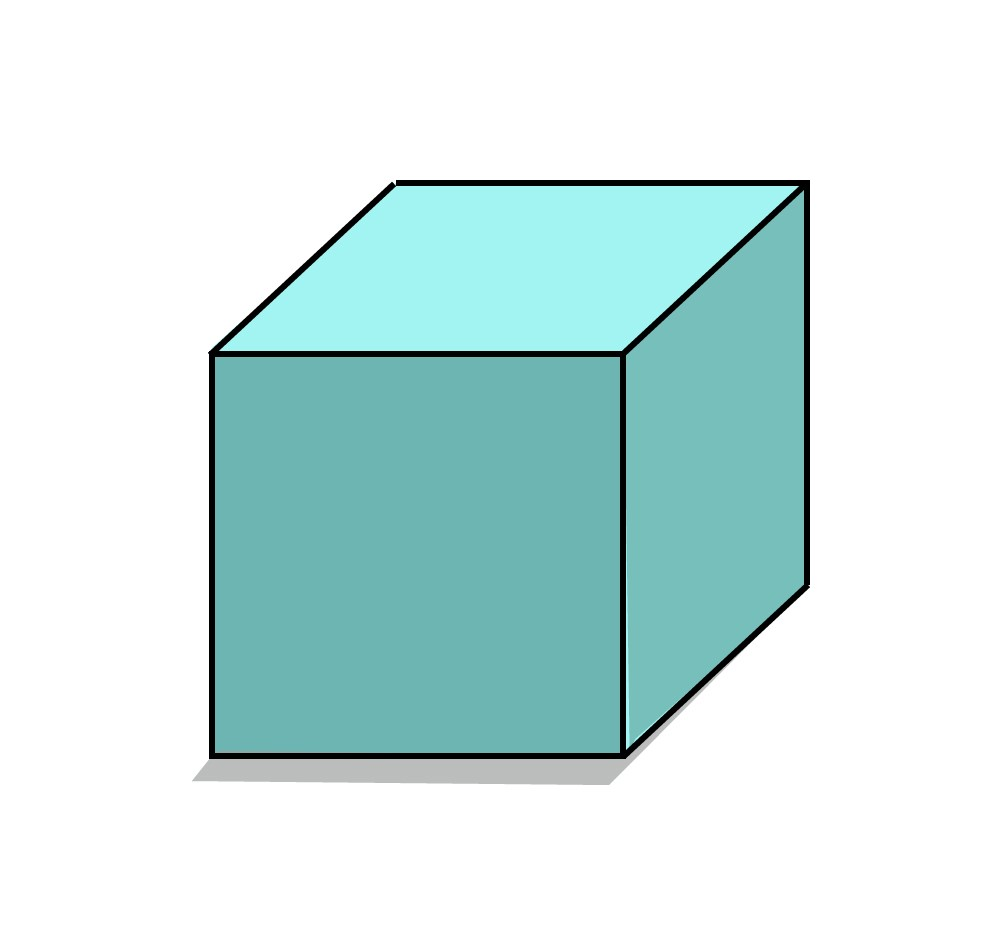
#> input picture HW3/images/Q5/harris.jpg, 999 x 947 px, found by its file name
$ jupyter execute Q5.ipynb   (older library calls are emulated)
#> lines starting #> are read from the running program, lines starting #| are printed output that depends on the picture; after the words box and inside, x2 and y2 are one past the last pixel; in counts of white or black regions, pixels touching at a corner belong together
#> further down, image is the input picture: shape (947, 999, 3); mean B, G, R 230.1, 231.1, 207.8
[cell 1]
from google.colab import drive
drive.mount('/content/drive')

<h1>
<font color="#ff2e2e">
Corner Detection
</font>
</h1>

[cell 2]
import cv2
import numpy as np
import matplotlib.pyplot as plt
import os

from google.colab.patches import cv2_imshow

<h3><font color = "#079e05"> This function is used to plot your result </font></h3>

[cell 3]
def plotter(img_list, r, w, gray, wr, hr, fig_name = None):
    '''
    Plots images' list with its' caption and saves result image if you want.

    Parameters:
        img_list (list): The list of tuples of image and its' caption.
        r (int): The number of row(s).
        w (int): The number of colunm(s).
        gray (bool): The flag for plotting images in grayscale mode.
        wr (int): The width of one figure.
        hr (int): The height of one figure.
        fig_name (str): The name of the image of the plot. if not set this parameter the plot doesn't save.
    '''

    plt.rcParams['figure.figsize'] = (wr, hr)
    for i in range(len(img_list)):
        plt.subplot(r, w, i + 1)
        if img_list[i][2] == 'img':
            if gray:
                plt.imshow(img_list[i][0], cmap = 'gray')
            else:
                plt.imshow(img_list[i][0])
            plt.xticks([])
            plt.yticks([])
        elif img_list[i][2] == 'hist':
            plt.bar(np.arange(len(img_list[i][0])), img_list[i][0], color = 'c')
        else:
            raise Exception("Only image or histogram. Use third parameter of tuples in img_list and set it to img or hist.")
        plt.title(img_list[i][1])
    if fig_name is not None:
        plt.savefig(fig_name + '.png')
    plt.show()

<h3><font color = "#079e05"> Complete the harris_points function without using OpenCV functions </font></h3>

[cell 4]
def calc_sobel(img):
  horizontal_sobel = np.array([[-1, 0, 1], [-2, 0, 2], [-1, 0, 1]])
  vertical_sobel = np.array([[-1, -2, -1], [0, 0, 0], [1, 2, 1]])

  Ix = cv2.filter2D(src=img, ddepth=-1, kernel=horizontal_sobel)
  Iy = cv2.filter2D(src=img, ddepth=-1, kernel=vertical_sobel)

  return Ix, Iy


def harris_points(image):
    '''
    Gets corner points by applying the harris detection algorithm.

    Parameters:
        image (numpy.ndarray): The input image.

    Returns:
        numpy.ndarray: The result image.
    '''

    result = image.copy()
    image = cv2.cvtColor(image, cv2.COLOR_BGR2GRAY)
#> image: shape (947, 999)

    result = cv2.GaussianBlur(result, (5,5), 0)

    Ix = cv2.Sobel(image, cv2.CV_64F, 1, 0, ksize=3)
    Iy = cv2.Sobel(image, cv2.CV_64F, 0, 1, ksize=3)

    Ixx = Ix**2
    Ixy = Ix*Iy
    Iyy = Iy**2

    gxx = cv2.GaussianBlur(Ixx, (5, 5), 2)
    gxy = cv2.GaussianBlur(Ixy, (5, 5), 2)
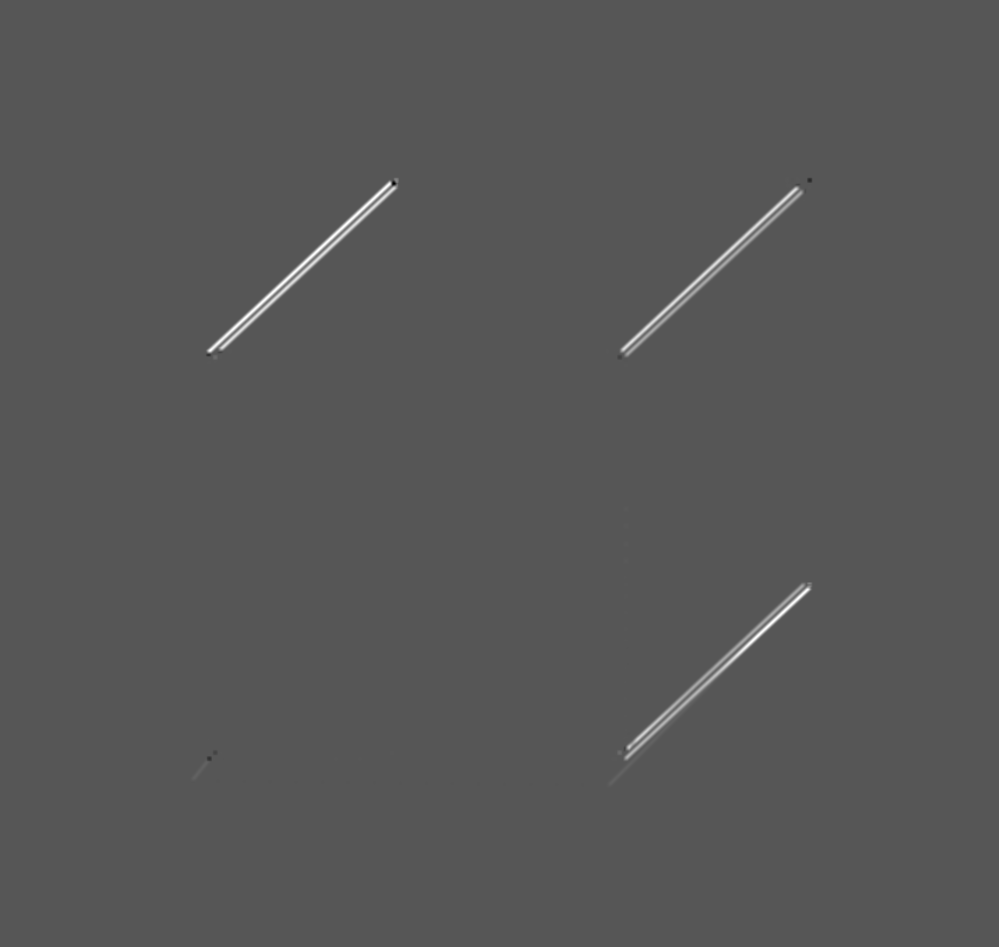
#> gxy: shape (947, 999) float64; min -110872.6, max 215129.1, mean 893.3; drawn with min black and max white
    gyy = cv2.GaussianBlur(Iyy, (5, 5), 2)

    # Compute the Harris response for each pixel.

    # M: [Ixx, Ixy]
    #    [Ixy, Iyy]

    det_M = gxx*gyy - gxy**2
    trace_M = gxx + gyy
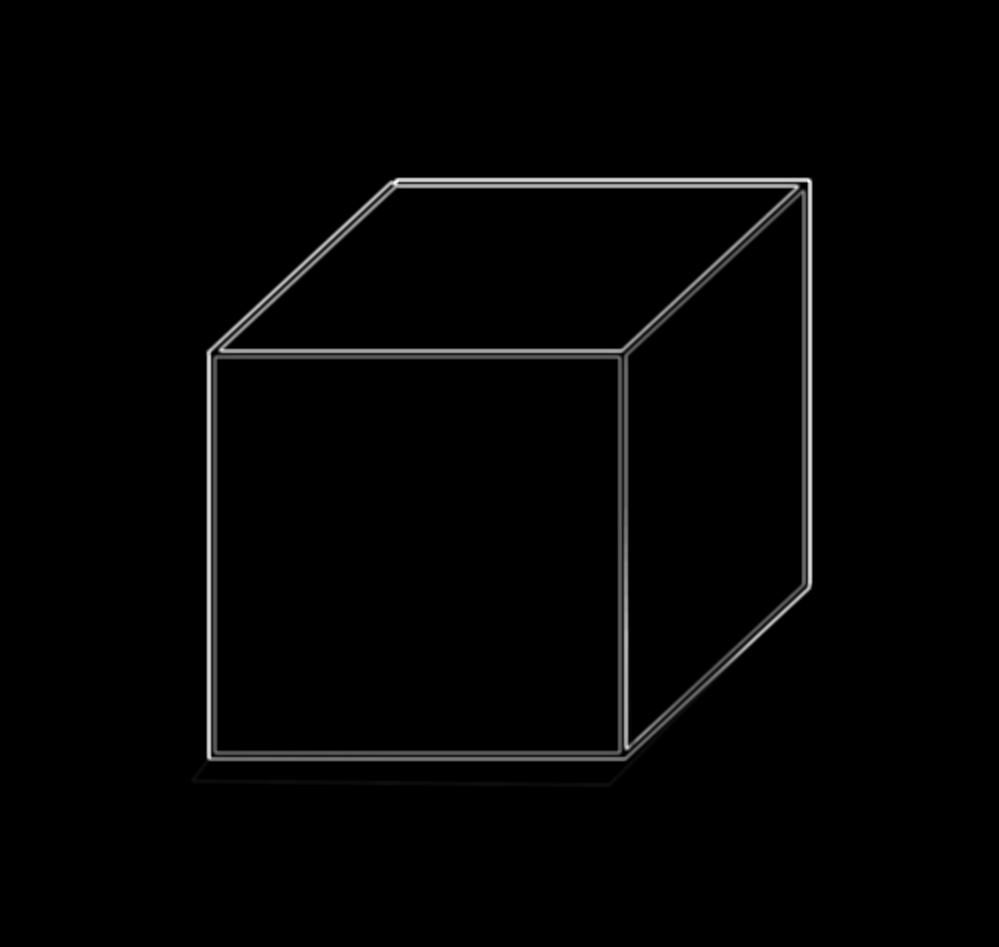
#> trace_M: shape (947, 999) float64; min 0, max 580669.9, mean 8861.8; drawn with min black and max white
    rvalue = det_M - 0.04*trace_M**2
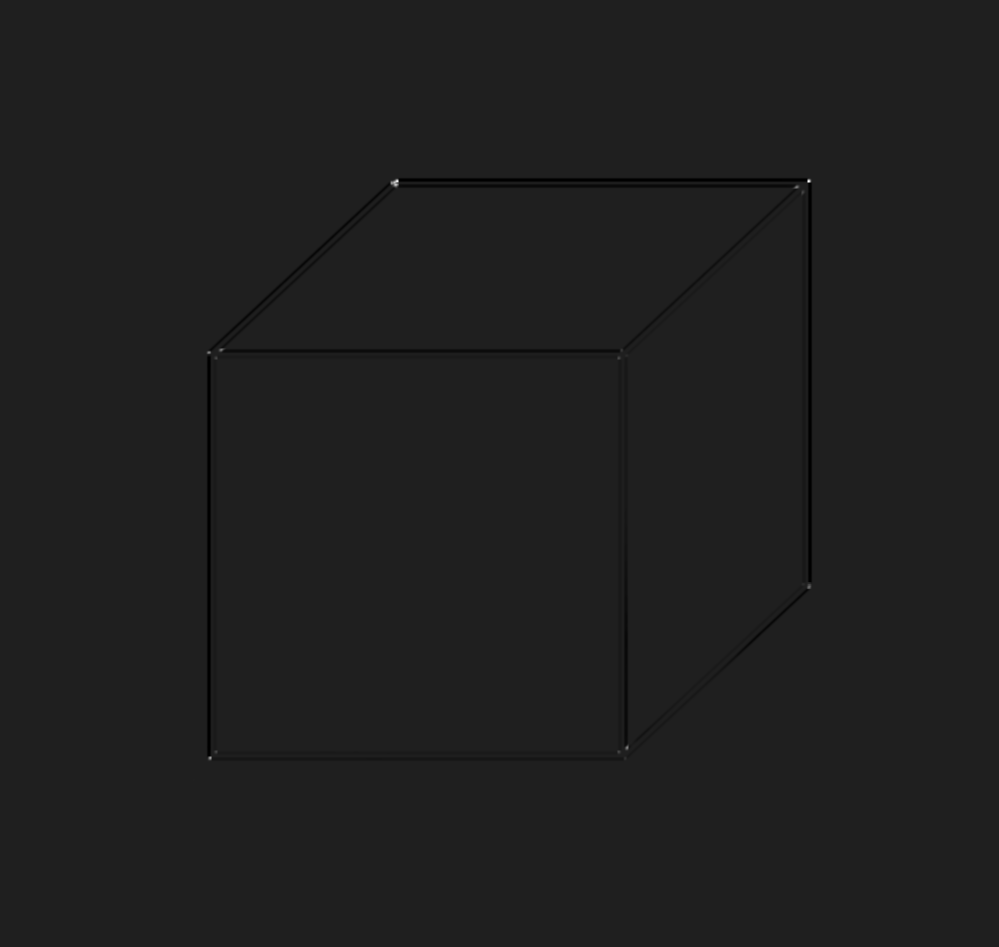
#> rvalue: shape (947, 999) float64; min -9.7e+09, max 6.9e+10, mean -94130720; drawn with min black and max white

    cv2.normalize(rvalue,rvalue,0,255,cv2.NORM_MINMAX)
    threshold = 0.25*np.max(rvalue)
#> threshold = 63.75

    binary_corners = np.zeros_like(image)
    for i in range(rvalue.shape[0]):
      for j in range(rvalue.shape[1]):
        if(rvalue[i,j]>=threshold):
          binary_corners[i,j] = rvalue[i,j]

    for i in range(10,binary_corners.shape[0]-10):
      for j in range(10,binary_corners.shape[1]-10):
        window=binary_corners[i-10:i+11, j-10:j+11]
        maxV=np.max(window)
        window[window < maxV] = 0
        binary_corners[i-10:i+11, j-10:j+11] = window
        if binary_corners[i-10, j-10] !=0:
          binary_corners[i-10, j-10] = 255
#> binary_corners: shape (947, 999); 0% white in thin lines or dots, all inside (x1, y1, x2, y2) = (209, 181, 810, 758)
#> window: shape (21, 21); every value is 0

    cv2_imshow(binary_corners)
    for i in range(binary_corners.shape[0]):
      for j in range(binary_corners.shape[1]):
         if binary_corners[i,j]:
          cv2.circle(result, (j,i), 5, (255,255,0), thickness=-1)

    return result

    #############
    # Your code #
    #############

<h3><font color = "#079e05"> Show the result </font></h3>

[cell 5]
image_list = []
path = '/content/drive/MyDrive/ColabNotebooks/FCV/HW3/images/Q5/'
image = cv2.imread(os.path.join(path, 'harris.jpg'))
image_list.append([cv2.cvtColor(image, cv2.COLOR_BGR2RGB), 'source', 'img'])
image_list.append([harris_points(cv2.cvtColor(image, cv2.COLOR_BGR2RGB)), 'harris_points', 'img'])
plotter(image_list,1 , 2, True, 20, 10, '7')
#> the loop in plotter, `for i in range(len(img_list)):` made 2 passes

<h3><font color = "#079e05"> Complete the harris_points_OpenCV function with using OpenCV functions </font></h3>

[cell 6]
def harris_points_OpenCV(image):
    '''
    Gets corner points by applying the harris detection algorithm.

    Parameters:
        image (numpy.ndarray): The input image.

    Returns:
        numpy.ndarray: The result image.
    '''
    gray_img = cv2.cvtColor(image, cv2.COLOR_RGB2GRAY)
    harris = cv2.cornerHarris(gray_img,10,3,0.04)

    harris = cv2.dilate(harris,None)

    image[harris>0.1*harris.max()]=[255,0,0]
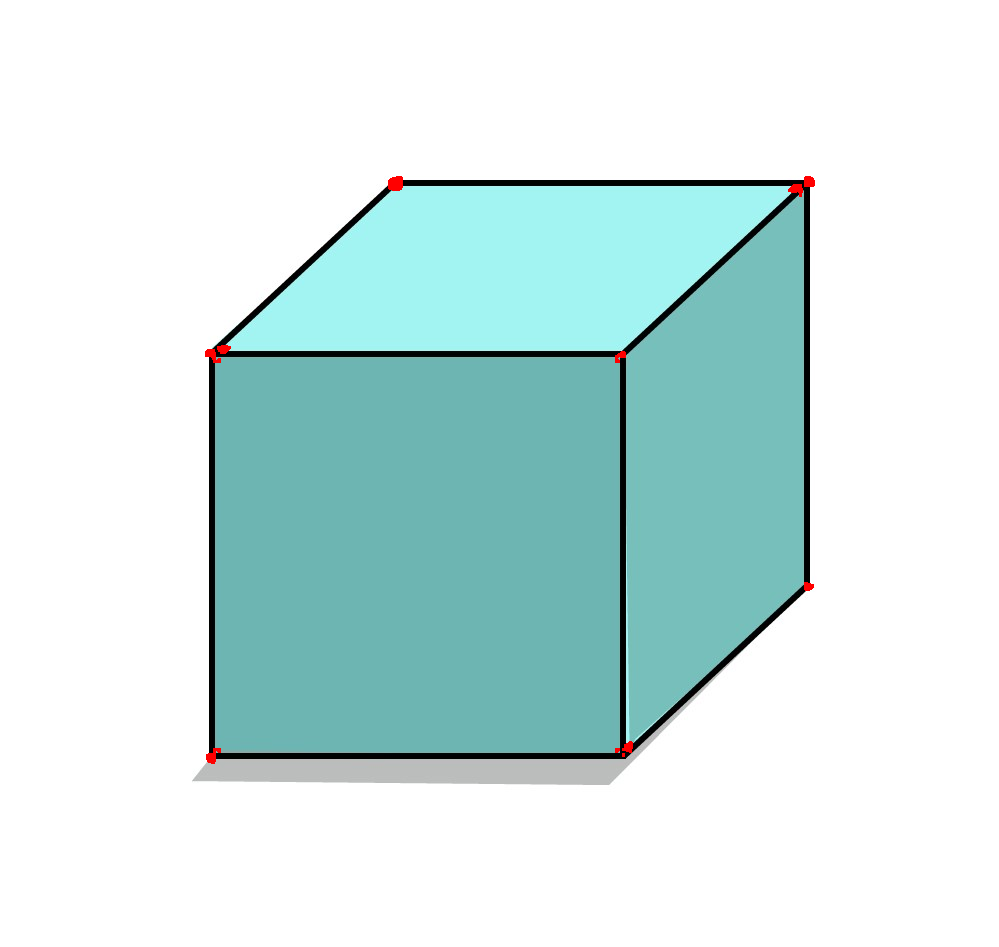
#> image: shape (947, 999, 3); mean R, G, B 208, 230.9, 230
    #############
    # Your code #
    #############
    return harris

<h3><font color = "#079e05"> Show the result </font></h3>

[cell 7]
image_list = []
path = path = '/content/drive/MyDrive/ColabNotebooks/FCV/HW3/images/Q5/'
image = cv2.imread(os.path.join(path, 'harris.jpg'))
image_list.append([cv2.cvtColor(image, cv2.COLOR_BGR2RGB), 'source', 'img'])
image_list.append([harris_points_OpenCV(cv2.cvtColor(image, cv2.COLOR_BGR2RGB)), 'harris_points_OpenCV', 'img'])
plotter(image_list,1 , 2, True, 20, 10, '7')
#> the loop in plotter (call 2), `for i in range(len(img_list)):` made 2 passes
